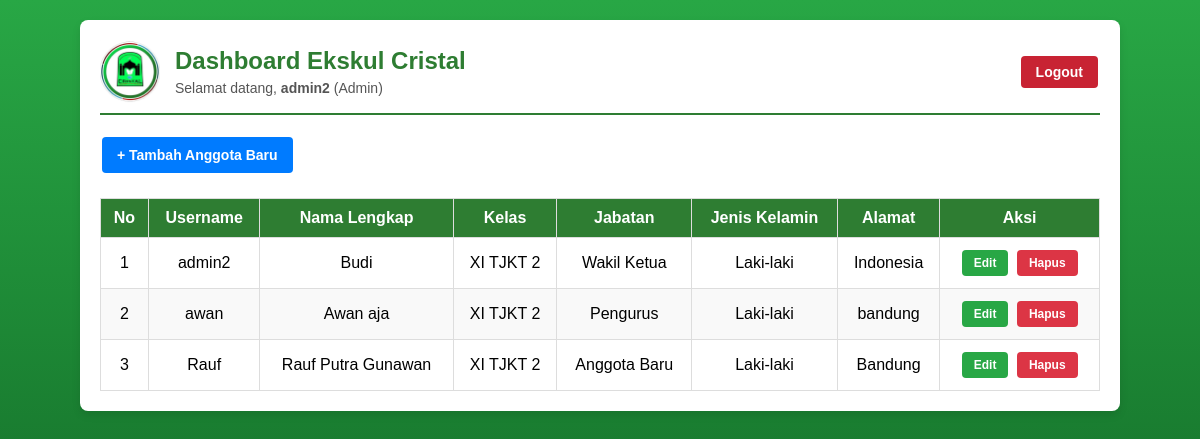
The page /dashboard.php (signed in) on the database its author committed.
### dashboard.php (the view, shortened to what this page needs)
<?php
include 'koneksi.php';
$username_sekarang = $_SESSION['username'];
$role = isset($_SESSION['role']) ? $_SESSION['role'] : 'user';
?>
<!DOCTYPE html>
<html>
<head>
</head>
<body>
<div class="container">
    <div class="header-dashboard">
        <img src="logo.png" alt="Logo Ekskul Cristal" class="logo-dashboard">
        <div class="judul-teks">
            <h2>Dashboard Ekskul Cristal</h2>
            <p style="margin: 5px 0 0 0; font-size: 14px; color: #555;">
                Selamat datang, <strong><?php echo $username_sekarang; ?></strong>
                (<?php echo ucfirst($role); ?>)
            </p>
        </div>
        <div>
            <a href="logout.php" class="btn btn-logout" onclick="return confirm('Yakin ingin keluar?')">Logout</a>
        </div>
    </div>
    <?php if($role == 'admin'): ?>
        <a href="tambah.php" class="btn btn-tambah">+ Tambah Anggota Baru</a>
    <?php endif; ?>
    <table>
        <thead>
            <tr>
                <th>No</th>
                <th>Username</th>
                <th>Nama Lengkap</th>
                <th>Kelas</th>
                <th>Jabatan</th>
                <th>Jenis Kelamin</th>
                <?php if($role == 'admin') { echo "<th>Alamat</th><th>Aksi</th>"; } ?>
            </tr>
        </thead>
        <tbody>
            <?php
            $query = "SELECT * FROM `user-cristal` ORDER BY id DESC";
            $data = mysqli_query($conn, $query);
            $no = 1;
            while($row = mysqli_fetch_assoc($data)) {
                echo "<tr>";
                echo "<td>".$no++."</td>";
                echo "<td>".(isset($row['username']) ? $row['username'] : '-')."</td>";
                echo "<td>".(isset($row['nama_lengkap']) ? $row['nama_lengkap'] : '-')."</td>";
                echo "<td>".(isset($row['kelas']) ? $row['kelas'] : '-')."</td>";
                echo "<td>".(isset($row['jabatan']) ? $row['jabatan'] : '-')."</td>";
                echo "<td>".(isset($row['jenis_kelamin']) ? $row['jenis_kelamin'] : '-')."</td>";
                if($role == 'admin') {
                    echo "<td>".(isset($row['alamat']) ? $row['alamat'] : '-')."</td>";
                    echo "<td>
                            <a href='edit.php?id=".$row['id']."' class='btn btn-edit'>Edit</a>
                            <a href='hapus.php?id=".$row['id']."' class='btn btn-hapus' onclick='return confirm(\"Yakin ingin menghapus akun ini?\")'>Hapus</a>
                          </td>";
                }
                echo "</tr>";
            }
            ?>
        </tbody>
    </table>
</div>
</body>
</html>

### dashboard.php (style rules this page uses)
body { font-family: Arial, sans-serif; background-color: #f4f7f6; margin: 0; padding: 20px; }
.container { background-color: white; padding: 20px; border-radius: 8px; box-shadow: 0 4px 8px rgba(0,0,0,0.1); max-width: 1000px; margin: 0 auto; }
.header-dashboard { display: flex; align-items: center; margin-bottom: 20px; padding-bottom: 10px; border-bottom: 2px solid #2e7d32; }
.logo-dashboard { width: 60px; height: auto; margin-right: 15px; }
.judul-teks { flex-grow: 1; }
.judul-teks h2 { margin: 0; color: #2e7d32; }
table { width: 100%; border-collapse: collapse; margin-top: 10px; }
th, td { text-align: center; vertical-align: middle; padding: 10px; border: 1px solid #ddd; }
th { background-color: #2e7d32; color: white; }
tr:nth-child(even) { background-color: #f9f9f9; }
body { background: linear-gradient(to bottom, #28a745, #0c561d); font-family: Arial, sans-serif; height: 100vh; margin: 0; }
.btn { padding: 6px 12px; text-decoration: none; border-radius: 4px; color: white; font-size: 12px; font-weight: bold; display: inline-block; transition: 0.3s; margin: 2px; }
.btn-edit { background-color: #28a745; }
.btn-hapus { background-color: #dc3545; }
.btn-tambah { background-color: #007bff; padding: 10px 15px; font-size: 14px; margin-bottom: 15px; }
.btn-logout { background-color: #c82333; padding: 8px 15px; font-size: 14px; }

### rows shown on the page
user-cristal: username "admin2", nama_lengkap "Budi", kelas "XI TJKT 2", jabatan "Wakil Ketua", jenis_kelamin "Laki-laki", alamat "Indonesia"
user-cristal: username "awan", nama_lengkap "Awan aja", kelas "XI TJKT 2", jabatan "Pengurus", jenis_kelamin "Laki-laki", alamat "bandung"
user-cristal: username "Rauf", nama_lengkap "Rauf Putra Gunawan", kelas "XI TJKT 2", jabatan "Anggota Baru", jenis_kelamin "Laki-laki", alamat "Bandung"

### other values the page prints
$username_sekarang "admin2"
$role "Admin"
